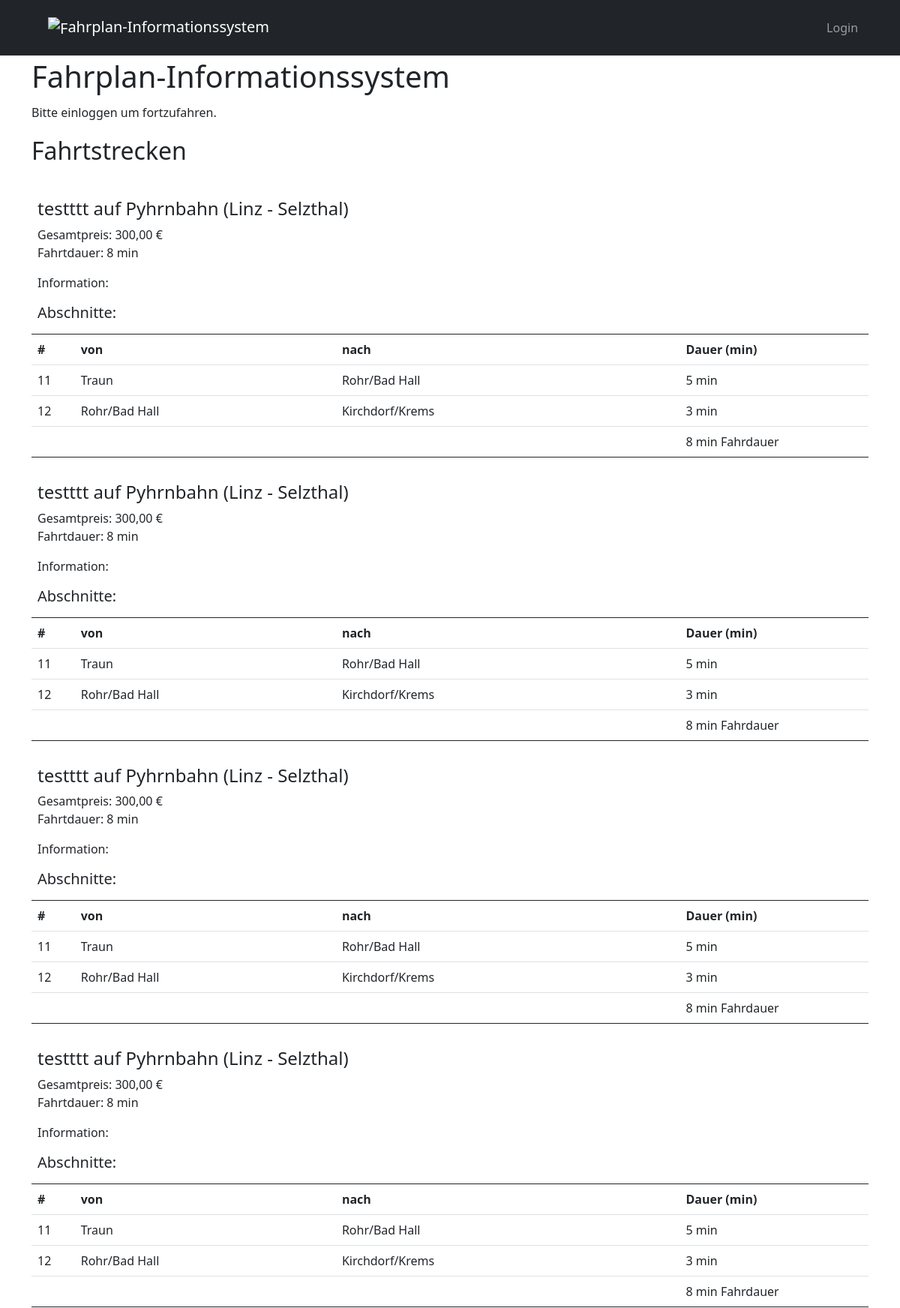
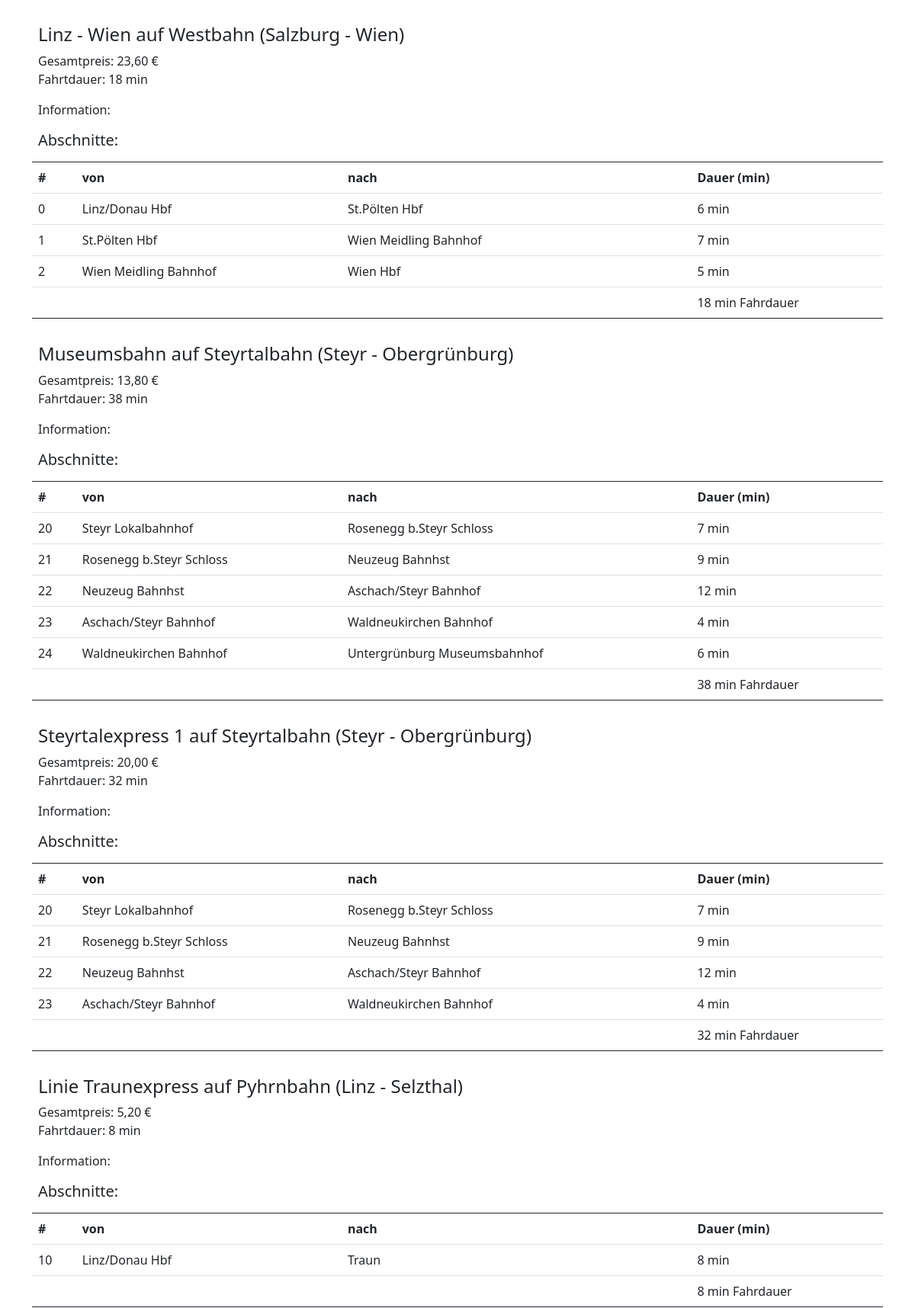
The page / (upper part) on the database its author committed (2 pictures, top to bottom).
### model/line.py (models this page shows, shortened)
class Line(db.Model):
    id = Column(Integer, primary_key=True)
    descr = Column(String(100))
    price = Column(Integer())
    route_id = Column(Integer(), ForeignKey("route.id"))
    route = relationship("Route")
    note = Column(String(1000))
    sections = relationship(
        "LineSection",
        backref=backref("line_parent", lazy="joined"),
        lazy="joined",
        order_by="LineSection.arrival",
    )
    trips = relationship(
        "Trip",
        backref=backref("line_parent", lazy="joined"),
        lazy="joined",
    )

class Route(db.Model):
    id = Column(Integer, primary_key=True)
    name = Column(String(100))
    sections = relationship("Section", backref=backref("route"), lazy="joined")  # ??

class LineSection(db.Model):
    line_id = Column(Integer(), ForeignKey("line.id"), primary_key=True)
    section_id = Column(Integer(), ForeignKey("section.id"), primary_key=True)
    arrival = Column(Integer())
    section = relationship("Section")

class Section(db.Model):
    id = Column(Integer(), primary_key=True)
    from_station = Column(Integer())
    to_station = Column(Integer())
    from_station_name = Column(String(100))
    to_station_name = Column(String(100))
    duration = Column(Integer())
    route_id = Column(Integer(), ForeignKey("route.id"))  # ? del

### views/index.py (the view)
@index.route("/", methods=["GET"])
def index_view():
    lines = Line.query.all()
    return render_template("index.html", user=current_user, lines=lines)

### templates/index.html (shortened to what this page needs)
{% extends "base.html" %}
{% block content %}
<h1 class="py-1">Fahrplan-Informationssystem</h1>
{% if not current_user.is_authenticated %}
<p>Bitte einloggen um fortzufahren.</p>
{% endif %}
<h2 class="py-1">Fahrtstrecken</h2>
<table class="table">
    {% for line in lines %}
    <thead>
        <tr>
            <td colspan="4"
                style="padding-top: 2em;">
                <h4>{{ line.descr }} auf {{ line.route.name }}</h4>
                <span>Gesamtpreis: {{ "{:,.2f}".format(line.price/100) | replace('.',',') }} €</span>
                <p>Fahrtdauer: {{ (line.sections | last).arrival }} min</p>
                <p>Information: {{ line.note if line.note }}</p>
                <h5>Abschnitte:</h5>
            </td>
        </tr>
    </thead>
    <tbody>
        <tr>
            <th scope="col">#</th>
            <th scope="col">von</th>
            <th scope="col">nach</th>
            <th scope="col">Dauer (min)</th>
        </tr>
        {% for line_section in line.sections %}
        <tr>
            <td>{{ line_section.section.id }}</td>
            <td>{{ line_section.section.from_station_name }}</td>
            <td>{{ line_section.section.to_station_name }}</td>
            <td>{{ line_section.section.duration }} min</td>
        </tr>
        {% endfor %}
        <tr>
            <td colspan="3">{{ line.note if line.note if not None }}</td>
            <td>
                {{ (line.sections | last).arrival }} min Fahrdauer
            </td>
        </tr>
        {% endfor %}
    </tbody>
</table>
{% endblock %}

### templates/base.html (shortened to what this page needs)
<!DOCTYPE html>
<html lang="en">
<head>
    <link href="https://cdn.jsdelivr.net/npm/bootstrap@5.0.2/dist/css/bootstrap.min.css"
          rel="stylesheet"
>
    <link href="{{ url_for('static', filename='fontawesome/css/fontawesome.css') }}"
          rel="stylesheet">
    <link href="{{ url_for('static', filename='fontawesome/css/solid.css') }}"
          rel="stylesheet">
</head>
<body>
    <nav class="navbar navbar-expand-lg navbar-dark bg-dark px-5">
        <div class="collapse navbar-collapse">
            <a class="nav-link nav-item"
               href="{{ url_for('index.index_view') }}">
                <div class="navbar-brand">
                    <img src="{{ url_for('static', filename='favicon.ico') }}"
                         alt="F">ahrplan-Informationssystem
                </div>
            </a>
        </div>
        <div class="collapse navbar-collapse">
            <ul class="navbar-nav ms-auto">
                {% if current_user.is_authenticated %}
                <span style="font-size: 1.5em;"><img alt="&#127774;"
                         src="{{ url_for('static', filename='avatar/avatar.svg') }}" /></span>
                <a href="{{ url_for('users.users_update', user_id=current_user.id) }}"
                   class="nav-item nav-link">
                    {{ current_user.first_name }} {{ current_user.last_name }}
                    {% if current_user.admin == 1%}(Admin){% endif %}
                </a>
                <a class="nav-item nav-link"
                   id="logout"
                   href="{{ url_for('auth.logout') }}">
                    Logout
                </a>
                {% else %}
                <a class="nav-item nav-link"
                   id="login"
                   href="{{ url_for('auth.login') }}">Login</a>
                {% endif %}
            </ul>
        </div>
    </nav>
    <div class="container">
        {% block content %}{% endblock %}
    </div>
</body>
</html>

### rows shown on the page
Line: descr "testttt", route.name "Pyhrnbahn (Linz - Selzthal)", price "300,00"
LineSection: arrival "8", section.id "12", section.from_station_name "Rohr/Bad Hall", section.to_station_name "Kirchdorf/Krems", section.duration "3"
LineSection: section.id "11", section.from_station_name "Traun", section.to_station_name "Rohr/Bad Hall", section.duration "5"
Line: descr "testttt", route.name "Pyhrnbahn (Linz - Selzthal)", price "300,00"
LineSection: arrival "8", section.id "12", section.from_station_name "Rohr/Bad Hall", section.to_station_name "Kirchdorf/Krems", section.duration "3"
LineSection: section.id "11", section.from_station_name "Traun", section.to_station_name "Rohr/Bad Hall", section.duration "5"
Line: descr "testttt", route.name "Pyhrnbahn (Linz - Selzthal)", price "300,00"
LineSection: arrival "8", section.id "12", section.from_station_name "Rohr/Bad Hall", section.to_station_name "Kirchdorf/Krems", section.duration "3"
LineSection: section.id "11", section.from_station_name "Traun", section.to_station_name "Rohr/Bad Hall", section.duration "5"
Line: descr "testttt", route.name "Pyhrnbahn (Linz - Selzthal)", price "300,00"
LineSection: arrival "8", section.id "12", section.from_station_name "Rohr/Bad Hall", section.to_station_name "Kirchdorf/Krems", section.duration "3"
LineSection: section.id "11", section.from_station_name "Traun", section.to_station_name "Rohr/Bad Hall", section.duration "5"
Line: descr "Linz - Wien", route.name "Westbahn (Salzburg - Wien)", price "23,60"
LineSection: arrival "18", section.id "2", section.from_station_name "Wien Meidling Bahnhof", section.to_station_name "Wien Hbf", section.duration "5"
LineSection: section.id "0", section.from_station_name "Linz/Donau Hbf", section.to_station_name "St.Pölten Hbf", section.duration "6"
LineSection: section.id "1", section.from_station_name "St.Pölten Hbf", section.to_station_name "Wien Meidling Bahnhof", section.duration "7"
Line: descr "Museumsbahn", route.name "Steyrtalbahn (Steyr - Obergrünburg)", price "13,80"
LineSection: arrival "38", section.id "24", section.from_station_name "Waldneukirchen Bahnhof", section.to_station_name "Untergrünburg Museumsbahnhof", section.duration "6"
LineSection: section.id "20", section.from_station_name "Steyr Lokalbahnhof", section.to_station_name "Rosenegg b.Steyr Schloss", section.duration "7"
LineSection: section.id "21", section.from_station_name "Rosenegg b.Steyr Schloss", section.to_station_name "Neuzeug Bahnhst", section.duration "9"
LineSection: section.id "22", section.from_station_name "Neuzeug Bahnhst", section.to_station_name "Aschach/Steyr Bahnhof", section.duration "12"
LineSection: section.id "23", section.from_station_name "Aschach/Steyr Bahnhof", section.to_station_name "Waldneukirchen Bahnhof", section.duration "4"
Line: descr "Steyrtalexpress 1", route.name "Steyrtalbahn (Steyr - Obergrünburg)", price "20,00"
LineSection: arrival "32", section.id "23", section.from_station_name "Aschach/Steyr Bahnhof", section.to_station_name "Waldneukirchen Bahnhof", section.duration "4"
LineSection: section.id "20", section.from_station_name "Steyr Lokalbahnhof", section.to_station_name "Rosenegg b.Steyr Schloss", section.duration "7"
LineSection: section.id "21", section.from_station_name "Rosenegg b.Steyr Schloss", section.to_station_name "Neuzeug Bahnhst", section.duration "9"
LineSection: section.id "22", section.from_station_name "Neuzeug Bahnhst", section.to_station_name "Aschach/Steyr Bahnhof", section.duration "12"
Line: descr "Linie Traunexpress", route.name "Pyhrnbahn (Linz - Selzthal)", price "5,20"
LineSection: arrival "8", section.id "10", section.from_station_name "Linz/Donau Hbf", section.to_station_name "Traun", section.duration "8"
